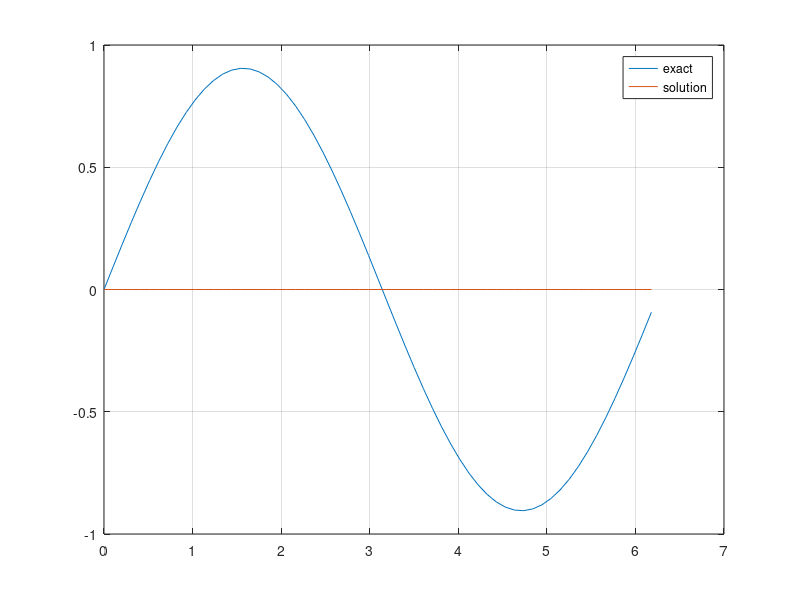

Here is the MATLAB script that generated this plot:
tsteps = 60;
xsteps = 60;
XMAX   = xsteps + 1;

T = 1.0; 
t0 = 0.1;
dt = (T - t0)/tsteps;
time = t0:dt:T;

dx = 2*pi/(XMAX);
x = 0:dx:(2*pi - dx);

a = 0.1;
r = (a*dt)/(2.0*(dx^2));

b = zeros(XMAX, 1);
dd = (1 + 2*r)*ones(XMAX, 1);
dl = -r*ones(XMAX - 1, 1);
A = diag(dd, 0) + diag(dl, 1) + diag(dl, -1);


u      = ones(XMAX, 1);
v      = ones(XMAX, 1);
u(1)   = -(1 + 2*r);
u(end) = -r;
v(1)   = 1;
v(end) = -(-r/(1 + 2*r));

A(1,1)      = A(1, 1) - u(1);
A(end, end) = A(end, end) - (u(end)*v(end));



U = sin(x);
wrap = @(indx, n) (1 + mod(indx - 1, n)); % use to wrap the indexing around


figure
for t = 1:length(time)
    b(1) = r*U(end) + (1 - 2*r)*U(1) + r*U(2);
    for i = 2:XMAX-1
        b(i) = r*U(i - 1) + (1-2*r)*U(i) + r*U(i + 1);
    end
    b(end) = r*U(end - 1) + (1 - 2*r)*U(end) + r*U(1);
     
    for i = 1:XMAX
        b(i) = r*U(wrap(i - 1,XMAX)) + (1-2*r)*U(i) + r*U(wrap(i + 1, XMAX));
    end

    y = A\b;
    z = A\u;
    
    
    U = y - ((v.*y)/(1 + v.*z))*z;
    plot( x, sin(x)*exp(-a*time(t)), x, U)
    ylim([-1, 1])
    legend( 'exact', 'solution')
    grid on
    drawnow
end